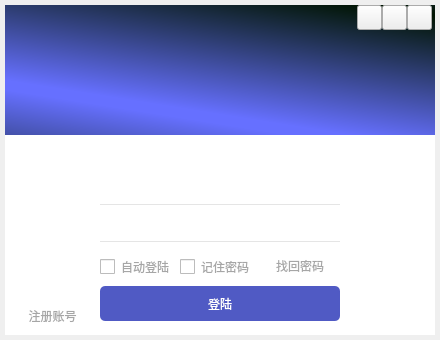
<?xml version="1.0" encoding="UTF-8"?>
<ui version="4.0">
 <class>LoginWin</class>
 <widget class="QWidget" name="LoginWin">
  <property name="geometry">
   <rect>
    <x>0</x>
    <y>0</y>
    <width>440</width>
    <height>340</height>
   </rect>
  </property>
  <property name="minimumSize">
   <size>
    <width>440</width>
    <height>340</height>
   </size>
  </property>
  <property name="maximumSize">
   <size>
    <width>440</width>
    <height>354</height>
   </size>
  </property>
  <property name="windowTitle">
   <string>LoginWin</string>
  </property>
  <layout class="QVBoxLayout" name="verticalLayout">
   <property name="spacing">
    <number>0</number>
   </property>
   <property name="leftMargin">
    <number>5</number>
   </property>
   <property name="topMargin">
    <number>5</number>
   </property>
   <property name="rightMargin">
    <number>5</number>
   </property>
   <property name="bottomMargin">
    <number>5</number>
   </property>
   <item>
    <widget class="QStackedWidget" name="stack_wid_main">
     <property name="currentIndex">
      <number>0</number>
     </property>
     <widget class="QWidget" name="main_page">
      <layout class="QVBoxLayout" name="verticalLayout_2" stretch="10,10">
       <property name="spacing">
        <number>0</number>
       </property>
       <property name="leftMargin">
        <number>0</number>
       </property>
       <property name="topMargin">
        <number>0</number>
       </property>
       <property name="rightMargin">
        <number>0</number>
       </property>
       <property name="bottomMargin">
        <number>0</number>
       </property>
       <item>
        <widget class="QWidget" name="wid_top" native="true">
         <property name="minimumSize">
          <size>
           <width>0</width>
           <height>130</height>
          </size>
         </property>
         <property name="maximumSize">
          <size>
           <width>16777215</width>
           <height>130</height>
          </size>
         </property>
         <property name="styleSheet">
          <string notr="true">#wid_top
{
background-color: qlineargradient(spread:reflect, x1:0.845, y1:0, x2:0.408, y2:0.829727, stop:0 rgba(0, 20, 0, 255), stop:0.966102 rgba(102, 112, 255, 255));
}</string>
         </property>
         <layout class="QVBoxLayout" name="verticalLayout_3" stretch="10,10">
          <property name="spacing">
           <number>0</number>
          </property>
          <property name="leftMargin">
           <number>0</number>
          </property>
          <property name="topMargin">
           <number>0</number>
          </property>
          <property name="rightMargin">
           <number>0</number>
          </property>
          <property name="bottomMargin">
           <number>0</number>
          </property>
          <item>
           <widget class="QWidget" name="wid_tool" native="true">
            <property name="minimumSize">
             <size>
              <width>0</width>
              <height>50</height>
             </size>
            </property>
            <property name="maximumSize">
             <size>
              <width>16777215</width>
              <height>50</height>
             </size>
            </property>
            <layout class="QHBoxLayout" name="horizontalLayout" stretch="10,0,10,4">
             <property name="spacing">
              <number>0</number>
             </property>
             <property name="leftMargin">
              <number>0</number>
             </property>
             <property name="topMargin">
              <number>0</number>
             </property>
             <property name="rightMargin">
              <number>0</number>
             </property>
             <property name="bottomMargin">
              <number>0</number>
             </property>
             <item>
              <widget class="QLabel" name="lab_logo">
               <property name="minimumSize">
                <size>
                 <width>50</width>
                 <height>0</height>
                </size>
               </property>
               <property name="maximumSize">
                <size>
                 <width>50</width>
                 <height>16777215</height>
                </size>
               </property>
               <property name="styleSheet">
                <string notr="true">border-image: url(:/icon/Win_Login/logo.png);
margin-top:8px;
margin-bottom:8px;
margin-left:8px;
margin-right:8px;</string>
               </property>
               <property name="text">
                <string/>
               </property>
              </widget>
             </item>
             <item>
              <widget class="QLabel" name="lab_logo_text">
               <property name="minimumSize">
                <size>
                 <width>100</width>
                 <height>0</height>
                </size>
               </property>
               <property name="maximumSize">
                <size>
                 <width>100</width>
                 <height>16777215</height>
                </size>
               </property>
               <property name="styleSheet">
                <string notr="true">color: rgb(255, 255, 255);
border-image: url(:/icon/Win_Login/logo_text.png);
margin-top:10px;
margin-bottom:10px;
</string>
               </property>
               <property name="text">
                <string/>
               </property>
              </widget>
             </item>
             <item>
              <spacer name="horizontalSpacer">
               <property name="orientation">
                <enum>Qt::Horizontal</enum>
               </property>
               <property name="sizeHint" stdset="0">
                <size>
                 <width>197</width>
                 <height>20</height>
                </size>
               </property>
              </spacer>
             </item>
             <item>
              <widget class="QWidget" name="wid_top_btns" native="true">
               <layout class="QGridLayout" name="gridLayout" rowstretch="1,1" columnstretch="10,10,10">
                <property name="leftMargin">
                 <number>2</number>
                </property>
                <property name="topMargin">
                 <number>0</number>
                </property>
                <property name="rightMargin">
                 <number>0</number>
                </property>
                <property name="bottomMargin">
                 <number>0</number>
                </property>
                <property name="spacing">
                 <number>0</number>
                </property>
                <item row="0" column="0">
                 <widget class="QPushButton" name="btn_setting">
                  <property name="sizePolicy">
                   <sizepolicy hsizetype="Expanding" vsizetype="Expanding">
                    <horstretch>0</horstretch>
                    <verstretch>0</verstretch>
                   </sizepolicy>
                  </property>
                  <property name="minimumSize">
                   <size>
                    <width>25</width>
                    <height>25</height>
                   </size>
                  </property>
                  <property name="maximumSize">
                   <size>
                    <width>25</width>
                    <height>25</height>
                   </size>
                  </property>
                  <property name="styleSheet">
                   <string notr="true">

QPushButton 
{
border-image: url(:/icon/Win_Login/setting.png);
}

QPushButton:pressed
{
border-image: url(:/icon/Win_Login/setting.png);
background-color: rgb(255, 255, 255,200);
}
QPushButton:hover
{
border-image: url(:/icon/Win_Login/setting.png);
background-color: rgb(255, 255, 255,100);
}


QPushButton:disabled 
{

}</string>
                  </property>
                  <property name="text">
                   <string/>
                  </property>
                 </widget>
                </item>
                <item row="0" column="1">
                 <widget class="QPushButton" name="btn_min">
                  <property name="sizePolicy">
                   <sizepolicy hsizetype="Expanding" vsizetype="Expanding">
                    <horstretch>0</horstretch>
                    <verstretch>0</verstretch>
                   </sizepolicy>
                  </property>
                  <property name="minimumSize">
                   <size>
                    <width>25</width>
                    <height>25</height>
                   </size>
                  </property>
                  <property name="maximumSize">
                   <size>
                    <width>25</width>
                    <height>25</height>
                   </size>
                  </property>
                  <property name="styleSheet">
                   <string notr="true">

QPushButton 
{
border-image: url(:/icon/Win_Login/win_min.png);
}

QPushButton:pressed
{
border-image: url(:/icon/Win_Login/win_min.png);
background-color: rgb(255, 255, 255,200);
}
QPushButton:hover
{
border-image: url(:/icon/Win_Login/win_min.png);
background-color: rgb(255, 255, 255,100);
}


QPushButton:disabled 
{

}</string>
                  </property>
                  <property name="text">
                   <string/>
                  </property>
                 </widget>
                </item>
                <item row="0" column="2">
                 <widget class="QPushButton" name="btn_close">
                  <property name="minimumSize">
                   <size>
                    <width>25</width>
                    <height>25</height>
                   </size>
                  </property>
                  <property name="maximumSize">
                   <size>
                    <width>25</width>
                    <height>25</height>
                   </size>
                  </property>
                  <property name="styleSheet">
                   <string notr="true">
QPushButton 
{
border-image: url(:/icon/Win_Login/close.png);
}

QPushButton:pressed
{
border-image: url(:/icon/Win_Login/close.png);
background-color: rgb(255, 84, 57,255);
}
QPushButton:hover
{
border-image: url(:/icon/Win_Login/close.png);
background-color: rgb(255, 84, 57,255);
}


QPushButton:disabled 
{

}</string>
                  </property>
                  <property name="text">
                   <string/>
                  </property>
                 </widget>
                </item>
                <item row="1" column="1">
                 <spacer name="verticalSpacer_2">
                  <property name="orientation">
                   <enum>Qt::Vertical</enum>
                  </property>
                  <property name="sizeHint" stdset="0">
                   <size>
                    <width>20</width>
                    <height>22</height>
                   </size>
                  </property>
                 </spacer>
                </item>
               </layout>
              </widget>
             </item>
            </layout>
           </widget>
          </item>
          <item>
           <spacer name="verticalSpacer">
            <property name="orientation">
             <enum>Qt::Vertical</enum>
            </property>
            <property name="sizeHint" stdset="0">
             <size>
              <width>20</width>
              <height>77</height>
             </size>
            </property>
           </spacer>
          </item>
         </layout>
        </widget>
       </item>
       <item>
        <widget class="QWidget" name="wid_bottom" native="true">
         <property name="styleSheet">
          <string notr="true">#wid_bottom
{
background-color: rgb(255, 255, 255);
}</string>
         </property>
         <layout class="QHBoxLayout" name="horizontalLayout_2" stretch="10,10,10">
          <property name="spacing">
           <number>0</number>
          </property>
          <property name="leftMargin">
           <number>0</number>
          </property>
          <property name="topMargin">
           <number>0</number>
          </property>
          <property name="rightMargin">
           <number>0</number>
          </property>
          <property name="bottomMargin">
           <number>0</number>
          </property>
          <item>
           <widget class="QWidget" name="wid_left" native="true">
            <layout class="QVBoxLayout" name="verticalLayout_4">
             <property name="spacing">
              <number>0</number>
             </property>
             <property name="leftMargin">
              <number>0</number>
             </property>
             <property name="topMargin">
              <number>0</number>
             </property>
             <property name="rightMargin">
              <number>0</number>
             </property>
             <property name="bottomMargin">
              <number>10</number>
             </property>
             <item>
              <spacer name="verticalSpacer_3">
               <property name="orientation">
                <enum>Qt::Vertical</enum>
               </property>
               <property name="sizeHint" stdset="0">
                <size>
                 <width>20</width>
                 <height>175</height>
                </size>
               </property>
              </spacer>
             </item>
             <item>
              <widget class="QPushButton" name="btn_register">
               <property name="styleSheet">
                <string notr="true">background-color: rgb(255, 255, 255);
color: rgb(166, 166, 166);
border:0px;
</string>
               </property>
               <property name="text">
                <string>注册账号</string>
               </property>
              </widget>
             </item>
            </layout>
           </widget>
          </item>
          <item>
           <widget class="QWidget" name="wid_mid" native="true">
            <property name="minimumSize">
             <size>
              <width>240</width>
              <height>0</height>
             </size>
            </property>
            <property name="maximumSize">
             <size>
              <width>240</width>
              <height>16777215</height>
             </size>
            </property>
            <layout class="QVBoxLayout" name="verticalLayout_5">
             <property name="spacing">
              <number>8</number>
             </property>
             <property name="leftMargin">
              <number>0</number>
             </property>
             <property name="topMargin">
              <number>40</number>
             </property>
             <property name="rightMargin">
              <number>0</number>
             </property>
             <property name="bottomMargin">
              <number>20</number>
             </property>
             <item>
              <widget class="QWidget" name="wid_account" native="true">
               <property name="sizePolicy">
                <sizepolicy hsizetype="Expanding" vsizetype="Expanding">
                 <horstretch>0</horstretch>
                 <verstretch>0</verstretch>
                </sizepolicy>
               </property>
               <property name="minimumSize">
                <size>
                 <width>0</width>
                 <height>30</height>
                </size>
               </property>
               <property name="maximumSize">
                <size>
                 <width>16777215</width>
                 <height>30</height>
                </size>
               </property>
               <property name="styleSheet">
                <string notr="true">#wid_account
{
border:1px solid;
border-top:0px;
border-left:0px;
border-right:0px;
border-color:rgb(229,229,229);
}</string>
               </property>
               <layout class="QHBoxLayout" name="horizontalLayout_3" stretch="1,10">
                <property name="spacing">
                 <number>5</number>
                </property>
                <property name="leftMargin">
                 <number>2</number>
                </property>
                <property name="topMargin">
                 <number>1</number>
                </property>
                <property name="rightMargin">
                 <number>2</number>
                </property>
                <property name="bottomMargin">
                 <number>1</number>
                </property>
                <item>
                 <widget class="QLabel" name="lab_account_logo">
                  <property name="minimumSize">
                   <size>
                    <width>20</width>
                    <height>20</height>
                   </size>
                  </property>
                  <property name="maximumSize">
                   <size>
                    <width>20</width>
                    <height>20</height>
                   </size>
                  </property>
                  <property name="styleSheet">
                   <string notr="true">border-image: url(:/icon/Win_Login/uncheck_account_ logo.png);</string>
                  </property>
                  <property name="text">
                   <string/>
                  </property>
                 </widget>
                </item>
                <item>
                 <widget class="QLineEdit" name="edit_account">
                  <property name="sizePolicy">
                   <sizepolicy hsizetype="Expanding" vsizetype="Expanding">
                    <horstretch>0</horstretch>
                    <verstretch>0</verstretch>
                   </sizepolicy>
                  </property>
                  <property name="styleSheet">
                   <string notr="true">border:0px;</string>
                  </property>
                 </widget>
                </item>
               </layout>
              </widget>
             </item>
             <item>
              <widget class="QWidget" name="wid_password" native="true">
               <property name="sizePolicy">
                <sizepolicy hsizetype="Expanding" vsizetype="Expanding">
                 <horstretch>0</horstretch>
                 <verstretch>0</verstretch>
                </sizepolicy>
               </property>
               <property name="minimumSize">
                <size>
                 <width>0</width>
                 <height>30</height>
                </size>
               </property>
               <property name="maximumSize">
                <size>
                 <width>1111111</width>
                 <height>30</height>
                </size>
               </property>
               <property name="styleSheet">
                <string notr="true">#wid_password
{
border:1px solid;
border-top:0px;
border-left:0px;
border-right:0px;
border-color:rgb(229,229,229);
}</string>
               </property>
               <layout class="QHBoxLayout" name="horizontalLayout_4" stretch="10,100">
                <property name="spacing">
                 <number>5</number>
                </property>
                <property name="leftMargin">
                 <number>2</number>
                </property>
                <property name="topMargin">
                 <number>1</number>
                </property>
                <property name="rightMargin">
                 <number>2</number>
                </property>
                <property name="bottomMargin">
                 <number>1</number>
                </property>
                <item>
                 <widget class="QLabel" name="lab_password_logo">
                  <property name="minimumSize">
                   <size>
                    <width>20</width>
                    <height>20</height>
                   </size>
                  </property>
                  <property name="maximumSize">
                   <size>
                    <width>20</width>
                    <height>20</height>
                   </size>
                  </property>
                  <property name="styleSheet">
                   <string notr="true">border-image: url(:/icon/Win_Login/uncheck_code_logo.png);</string>
                  </property>
                  <property name="text">
                   <string/>
                  </property>
                 </widget>
                </item>
                <item>
                 <widget class="QLineEdit" name="edit_password">
                  <property name="sizePolicy">
                   <sizepolicy hsizetype="Expanding" vsizetype="Expanding">
                    <horstretch>0</horstretch>
                    <verstretch>0</verstretch>
                   </sizepolicy>
                  </property>
                  <property name="minimumSize">
                   <size>
                    <width>0</width>
                    <height>1</height>
                   </size>
                  </property>
                  <property name="maximumSize">
                   <size>
                    <width>16777215</width>
                    <height>11111</height>
                   </size>
                  </property>
                  <property name="styleSheet">
                   <string notr="true">border:0px;</string>
                  </property>
                 </widget>
                </item>
               </layout>
              </widget>
             </item>
             <item>
              <widget class="QWidget" name="wid_btns" native="true">
               <property name="sizePolicy">
                <sizepolicy hsizetype="Expanding" vsizetype="Expanding">
                 <horstretch>0</horstretch>
                 <verstretch>0</verstretch>
                </sizepolicy>
               </property>
               <property name="minimumSize">
                <size>
                 <width>0</width>
                 <height>35</height>
                </size>
               </property>
               <property name="maximumSize">
                <size>
                 <width>16777215</width>
                 <height>35</height>
                </size>
               </property>
               <layout class="QHBoxLayout" name="horizontalLayout_5">
                <property name="spacing">
                 <number>0</number>
                </property>
                <property name="leftMargin">
                 <number>0</number>
                </property>
                <property name="topMargin">
                 <number>0</number>
                </property>
                <property name="rightMargin">
                 <number>0</number>
                </property>
                <property name="bottomMargin">
                 <number>0</number>
                </property>
                <item>
                 <widget class="QCheckBox" name="checkbtn_auto_login">
                  <property name="styleSheet">
                   <string notr="true">QCheckBox{color:rgb(166,166,166)} 

QCheckBox::indicator {width: 15px; height:15px;color: rgb(166, 166, 166);}

QCheckBox:focus
{
color:rgb(166, 166, 166);
}

QCheckBox::indicator:unchecked {border-image: url(:/icon/Win_Login/uncheck_checkbtn.png);}


QCheckBox::indicator:checked {border-image: url(:/icon/Win_Login/check_checkbtn.png);}
</string>
                  </property>
                  <property name="text">
                   <string>自动登陆</string>
                  </property>
                 </widget>
                </item>
                <item>
                 <widget class="QCheckBox" name="checkbtn_remb_password">
                  <property name="styleSheet">
                   <string notr="true">QCheckBox{color:rgb(166,166,166)} 

QCheckBox::indicator {width: 15px; height:15px;color: rgb(166, 166, 166);}

QCheckBox:focus
{
color:rgb(166, 166, 166);
}

QCheckBox::indicator:unchecked {border-image: url(:/icon/Win_Login/uncheck_checkbtn.png);}


QCheckBox::indicator:checked {border-image: url(:/icon/Win_Login/check_checkbtn.png);}
</string>
                  </property>
                  <property name="text">
                   <string>记住密码</string>
                  </property>
                 </widget>
                </item>
                <item>
                 <widget class="QPushButton" name="btn_search_password">
                  <property name="styleSheet">
                   <string notr="true">background-color: rgb(255, 255, 255);
color: rgb(166, 166, 166);
border:0px;</string>
                  </property>
                  <property name="text">
                   <string>找回密码</string>
                  </property>
                 </widget>
                </item>
               </layout>
              </widget>
             </item>
             <item>
              <widget class="QPushButton" name="pushButton">
               <property name="sizePolicy">
                <sizepolicy hsizetype="Expanding" vsizetype="Expanding">
                 <horstretch>0</horstretch>
                 <verstretch>0</verstretch>
                </sizepolicy>
               </property>
               <property name="minimumSize">
                <size>
                 <width>0</width>
                 <height>35</height>
                </size>
               </property>
               <property name="maximumSize">
                <size>
                 <width>16777215</width>
                 <height>35</height>
                </size>
               </property>
               <property name="styleSheet">
                <string notr="true">color: rgb(255, 255, 255);
background-color: rgb(80, 90, 196);
radius:5px;
border-radius:5px;</string>
               </property>
               <property name="text">
                <string>登陆</string>
               </property>
              </widget>
             </item>
            </layout>
           </widget>
          </item>
          <item>
           <widget class="QWidget" name="wid_right" native="true"/>
          </item>
         </layout>
        </widget>
       </item>
      </layout>
     </widget>
     <widget class="QWidget" name="page_2"/>
    </widget>
   </item>
  </layout>
 </widget>
 <layoutdefault spacing="6" margin="11"/>
 <resources>
  <include location="panda_chat.qrc"/>
 </resources>
 <connections/>
</ui>
